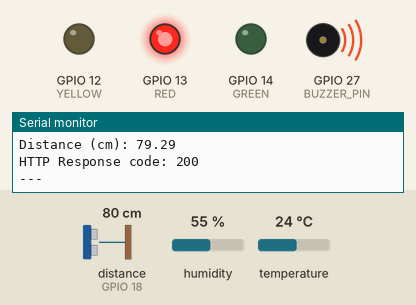
Recording of a sketch running on a simulated ESP32. On the bench: output pins drawn as LEDs (lit = HIGH), buzzer (waves = sounding), the last lines printed to the serial monitor. Wiring (from diagram.json): ultrasonic range finder: trigger GPIO 5; echo GPIO 18. The inputs (shaded band) are chosen by the test bench; at power-on: distance to the obstacle (sensor on GPIO 18) 80 cm, humidity 55 %, temperature 24 °C. The echo pulse lasts 58.3 µs per cm; WiFi joins after 1.5 s; servers stay silent unless stated; uploads are accepted with an empty reply; pins used as bus, display or sensor lines are not drawn.

Above: at 2.7 s.
2.8 s: distance to the obstacle (sensor on GPIO 18) set to 266 cm
4.3 s: distance to the obstacle (sensor on GPIO 18) set to 274 cm
At 5.2 s:
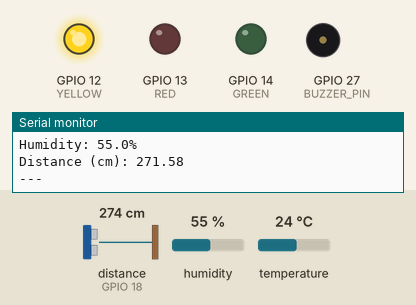
5.9 s: distance to the obstacle (sensor on GPIO 18) set to 2 cm
At 6.3 s:
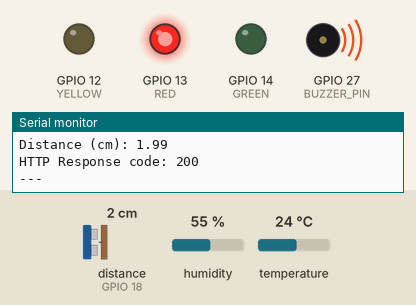
7.5 s: distance to the obstacle (sensor on GPIO 18) set to 299 cm
At 8.6 s:
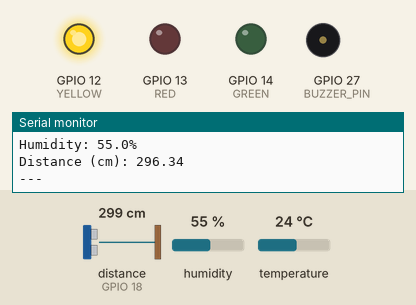
Timing chart, 0 to 10.5 s (numbered marks = the images above; inputs shaded):
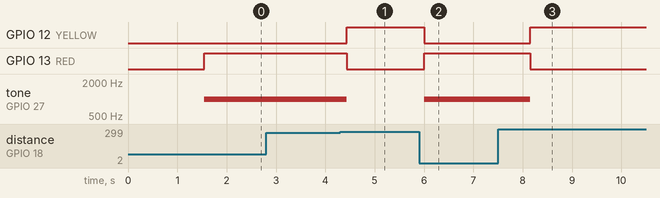

Measured:
- the behaviour switches between 268 and 269 cm on distance to the obstacle (sensor on GPIO 18) (found by bisection; images 0 and 1)
- after the input at 4.3 s, GPIO 12 (YELLOW): LOW → HIGH after 0.14 s; GPIO 13 (RED): HIGH → LOW after 0.14 s; tone on GPIO 27 (BUZZER_PIN): 1000 Hz → silent after 0.14 s
- after the input at 5.9 s, GPIO 12 (YELLOW): HIGH → LOW after 0.10 s; GPIO 13 (RED): LOW → HIGH after 0.10 s; tone on GPIO 27 (BUZZER_PIN): silent → 1000 Hz after 0.10 s
- after the input at 7.5 s, GPIO 12 (YELLOW): LOW → HIGH after 0.66 s; GPIO 13 (RED): HIGH → LOW after 0.66 s; tone on GPIO 27 (BUZZER_PIN): 1000 Hz → silent after 0.66 s

The sketch:

esp32-dht22.ino
```cpp
/*
   ESP32 + DHT22 + Ultrasonic Sensor + LED + Buzzer + HTTP POST
*/

#include "DHTesp.h"
#include "WiFi.h"
#include "HTTPClient.h"
#define SOUND_SPEED 0.034
#define CM_TO_INCH 0.393701

DHTesp dhtSensor;
const int trigPin = 5;
const int echoPin = 18;
const int DHT_PIN = 15;
const int RED = 13;
const int YELLOW = 12;
const int GREEN = 14;
const int BUZZER_PIN = 27;
int limit = 400;
long duration;
float distanceCm;
const char* url = "https://1574-125-160-129-83.ngrok-free.app/api/whatsapp";

void setup() {
  Serial.begin(9600);
  WiFi.disconnect();
  WiFi.begin("Wokwi-GUEST", "", 6);
  while ((!(WiFi.status() == WL_CONNECTED))) {
    delay(300);
    Serial.print(".");
  }
  Serial.println("");
  Serial.println("WiFi connected");
  Serial.println("IP address: ");
  Serial.println(WiFi.localIP());

  dhtSensor.setup(DHT_PIN, DHTesp::DHT22);
  pinMode(trigPin, OUTPUT);
  pinMode(echoPin, INPUT);
  pinMode(RED, OUTPUT);
  pinMode(YELLOW, OUTPUT);
  pinMode(GREEN, OUTPUT);
  pinMode(BUZZER_PIN, OUTPUT);
}

void get_dht_sensor(float &temperature, float &humidity) {
  TempAndHumidity data = dhtSensor.getTempAndHumidity();
  temperature = data.temperature;
  humidity = data.humidity;
  Serial.println("Temp: " + String(temperature, 2) + "°C");
  Serial.println("Humidity: " + String(humidity, 1) + "%");
}

void get_distance() {
  digitalWrite(trigPin, LOW);
  delayMicroseconds(2);
  digitalWrite(trigPin, HIGH);
  delayMicroseconds(10);
  digitalWrite(trigPin, LOW);
  duration = pulseIn(echoPin, HIGH);
  distanceCm = duration * SOUND_SPEED / 2;
  Serial.print("Distance (cm): ");
  Serial.println(distanceCm);
}

void send_alert(float temperature, float humidity, float waterLevel) {
  if (WiFi.status() == WL_CONNECTED) {
    HTTPClient http;
    http.begin(url);
    http.addHeader("Content-Type", "application/json");

    String payload = "{";
    payload += "\"kelembapan\": \"" + String(humidity) + "\",";
    payload += "\"suhu\": \"" + String(temperature) + "\",";
    payload += "\"ketinggianAir\": \"" + String(waterLevel) + "\"}";

    int httpResponseCode = http.POST(payload);
    Serial.print("HTTP Response code: ");
    Serial.println(httpResponseCode);
    http.end();
  } else {
    Serial.println("WiFi not connected");
  }
}

void check_flood_level(float temperature, float humidity) {
if (distanceCm < (2 * limit / 3)) {
  digitalWrite(RED, HIGH);
  digitalWrite(YELLOW, LOW);
  digitalWrite(GREEN, LOW);
  digitalWrite(BUZZER_PIN, HIGH);
  tone(BUZZER_PIN, 1000);
  send_alert(temperature, humidity, distanceCm);
} else if (distanceCm >= (2 * limit / 3) && distanceCm < limit) {
  digitalWrite(RED, LOW);
  digitalWrite(YELLOW, HIGH);
  digitalWrite(GREEN, LOW);
  digitalWrite(BUZZER_PIN, LOW);
  noTone(BUZZER_PIN);
} else {
  digitalWrite(RED, LOW);
  digitalWrite(YELLOW, LOW);
  digitalWrite(GREEN, HIGH);
  digitalWrite(BUZZER_PIN, LOW);
  noTone(BUZZER_PIN);
}

}


void loop() {
  float temperature, humidity;
  get_dht_sensor(temperature, humidity);
  get_distance();
  check_flood_level(temperature, humidity);
  Serial.println("---");
  delay(500);
}
```
